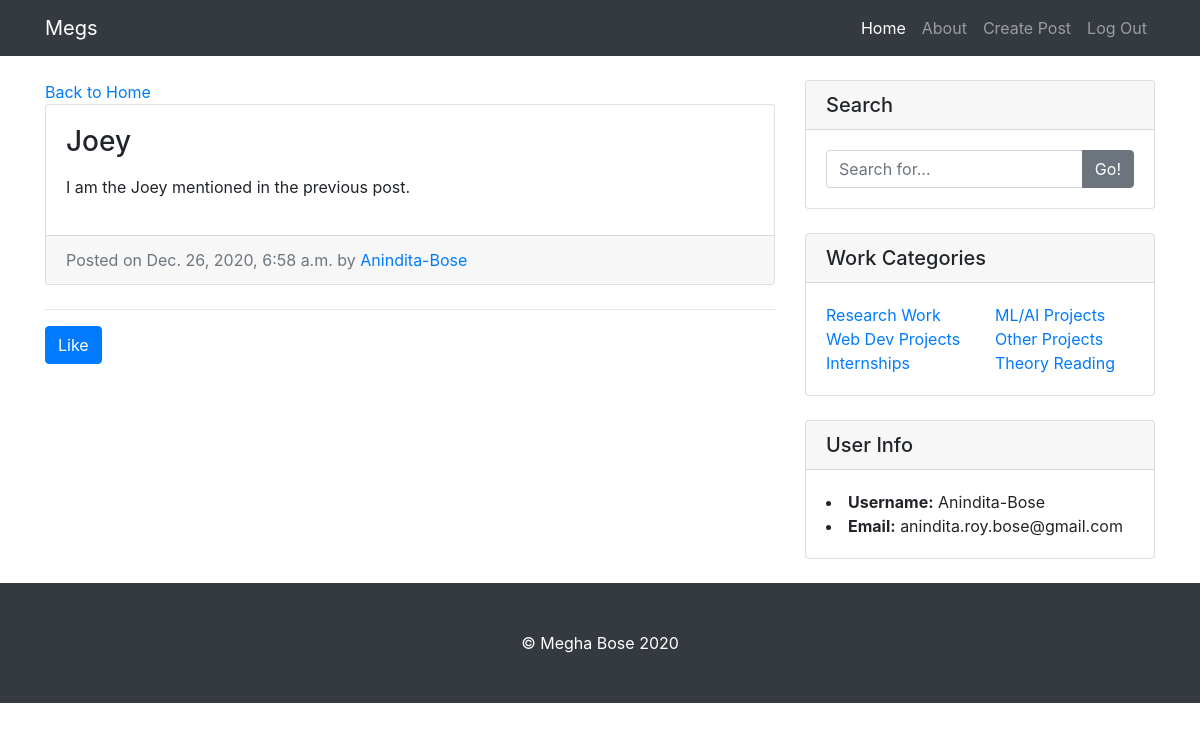
Screenshot of /entry/8/ (signed in) with the database file from the repository.
### entries/models.py (models this page shows, shortened)
class Entry(models.Model):
    entry_title = models.CharField(max_length=50)
    entry_text = models.TextField()
    entry_date = models.DateTimeField(auto_now_add=True)
    entry_author = models.ForeignKey(User, on_delete=models.CASCADE)
    class Meta:
        verbose_name_plural = "entries"

### entries/views.py (the view)
# urls.py: path('entry/<int:pk>/', EntryView.as_view(), name='entry-detail'),
class EntryView(LoginRequiredMixin, DetailView):
    model = Entry
    template_name = 'entries/entry_detail.html'

### entries/templates/entries/entry_detail.html (shortened to what this page needs)
{% extends "entries/base.html" %}
{% block content %}
<div class="col-md-8 mt-4">
    <a href="{% url 'blog-home' %}">Back to Home</a>
    <div class="card mb-4">
      <div class="card-body">
        <h3 class="card-title">{{ object.entry_title }}</h3>
        <p class="card-text">{{ object.entry_text|linebreaks }}</p>
      </div>
      <div class="card-footer text-muted">
        Posted on {{ object.entry_date }} by
        <a href="#">{{ object.entry_author }}</a>
      </div>
    </div>
    <hr>
    <form action="{% url 'like_entry' object.pk %}"
    method="POST">
      <button type="submit" class="btn btn-primary" name="entry_likes">Like</button>
    </form>
  </div>
  {% endblock %}

### entries/templates/entries/base.html (shortened to what this page needs)
{% load static %}
<!DOCTYPE html>
<html lang="en">
<head>
  <link href="{% static 'entries/vendor/bootstrap/css/bootstrap.min.css' %}" rel="stylesheet">
  <link href="{% static 'entries/css/blog-home.css' %}" rel="stylesheet">
</head>
<body>
  <nav class="navbar navbar-expand-lg navbar-dark bg-dark fixed-top">
    <div class="container">
      <a class="navbar-brand" href="#">Megs</a>
      <div class="collapse navbar-collapse" id="navbarResponsive">
        <ul class="navbar-nav ml-auto">
          <li class="nav-item active">
            <a class="nav-link" href="{% url 'blog-home' %}">Home
            </a>
          </li>
          <li class="nav-item">
            <a class="nav-link" href="#">About</a>
          </li>
          <li class="nav-item">
            <a class="nav-link" href="{% url 'create-entry' %}">Create Post</a>
          </li>
          <li class="nav-item">
            <a class="nav-link" href="{% url 'logout' %}">Log Out</a>
          </li>
        </ul>
      </div>
    </div>
  </nav>
  <div class="container">
    <div class="row">
      {% block content %} {% endblock %}
      <div class="col-md-4">
        <div class="card my-4">
          <h5 class="card-header">Search</h5>
          <div class="card-body">
            <div class="input-group">
              <input type="text" class="form-control" placeholder="Search for...">
              <span class="input-group-append">
                <button class="btn btn-secondary" type="button">Go!</button>
              </span>
            </div>
          </div>
        </div>
        <div class="card my-4">
          <h5 class="card-header">Work Categories</h5>
          <div class="card-body">
            <div class="row">
              <div class="col-lg-6">
                <ul class="list-unstyled mb-0">
                  <li>
                    <a href="#">Research Work</a>
                  </li>
                  <li>
                    <a href="#">Web Dev Projects</a>
                  </li>
                  <li>
                    <a href="#">Internships</a>
                  </li>
                </ul>
              </div>
              <div class="col-lg-6">
                <ul class="list-unstyled mb-0">
                  <li>
                    <a href="#">ML/AI Projects</a>
                  </li>
                  <li>
                    <a href="#">Other Projects</a>
                  </li>
                  <li>
                    <a href="#">Theory Reading</a>
                  </li>
                </ul>
              </div>
            </div>
          </div>
        </div>
        <div class="card my-4">
          <h5 class="card-header">User Info</h5>
          <div class="card-body">
            <li>
                <b>Username:</b> {{ user.username }}
            </li>
            <li>
              <b>Email:</b> {{ user.email }}
            </li>
          </div>
        </div>
      </div>
    </div>
  </div>
  <footer class="py-5 bg-dark">
    <div class="container">
      <p class="m-0 text-center text-white">&copy; Megha Bose <script>document.write(new Date().getFullYear())</script></p>
    </div>
  </footer>
</body>
</html>

### entries/static/entries/css/blog-home.css (style rules this page uses)
body { padding-top: 56px; }

### rows the page displays
Entry: entry_title "Joey", entry_text "I am the Joey mentioned in the previous post.", entry_date "Dec. 26, 2020, 6:58 a.m.", entry_author "Anindita-Bose"

### other values shown
{{ user.username }} "Anindita-Bose"
{{ user.email }} "anindita.roy.bose@gmail.com"
